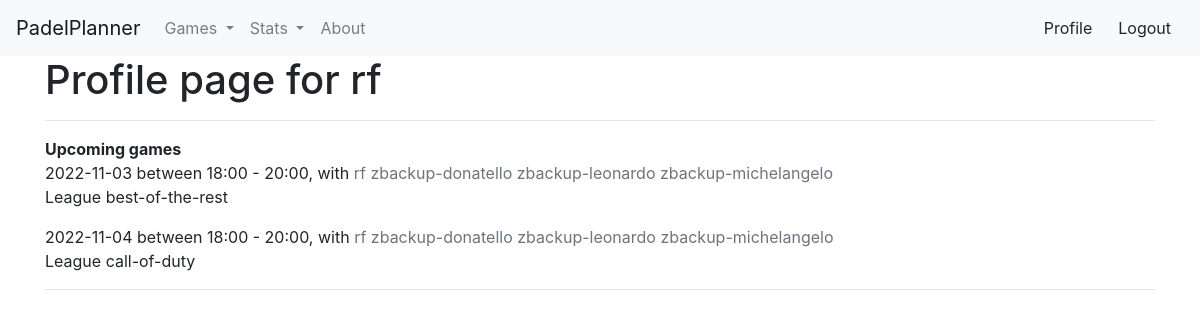
The page /profile/rf (signed in) on the database its author committed.
### models.py (models this page shows, shortened)
class User(UserMixin, db.Model):
    __tablename__ = "users"
    id = db.Column(db.Integer, primary_key=True)
    username = db.Column(db.String, unique=True, nullable=False)
    password_hash = db.Column(db.String(128))
    email = db.Column(db.String)
    created = db.Column(db.DateTime, default=datetime.utcnow)
    players = db.relationship("Player", backref="user")
    results = db.relationship("Result", backref="user")

class Player(db.Model):
    __tablename__ = "players"
    id = db.Column(db.Integer, primary_key=True)
    game_id = db.Column(db.Integer, db.ForeignKey(Game.id))
    player_id = db.Column(db.Integer, db.ForeignKey(User.id))

class Game(db.Model):
    __tablename__ = "games"
    id = db.Column(db.Integer, primary_key=True)
    date = db.Column(db.Date, nullable=False, index=True)
    start_time = db.Column(db.Time, nullable=False, index=True)
    end_time = db.Column(db.Time, nullable=False)
    arena_id = db.Column(db.Integer, db.ForeignKey(Arena.id), nullable=False)
    league_id = db.Column(db.Integer, db.ForeignKey(League.id), nullable=False)
    created = db.Column(db.DateTime, default=datetime.utcnow)
    players = db.relationship("Player", backref="game")
    results = db.relationship("Result", backref="game")

class League(db.Model):
    __tablename__ = "leagues"
    id = db.Column(db.Integer, primary_key=True)
    name = db.Column(db.String, unique=True, nullable=False)
    created = db.Column(db.DateTime, default=datetime.utcnow)
    games = db.relationship("Game", backref="league")

### application.py (the view)
@app.route("/profile/<username>")
@login_required
def profile(username):
    user = User.query.filter_by(username=username).first_or_404()
    user_leagues = None
    upcoming_games = Player.query.filter(Player.player_id == user.id).all()
    return render_template(
        "profile.html",
        title="Profile",
        user=user,
        user_leagues=user_leagues,
        upcoming_games=upcoming_games,
    )

### application.py (called while the page is built)
@login_manager.user_loader
def load_user(id):
    return User.query.get(int(id))

### templates/profile.html (shortened to what this page needs)
{% extends 'layout.html' %}
{% block app_content %}
<h1>Profile page for {{ user.username }}</h1>
<hr>
<b>Upcoming games</b>
 {% for upcoming_game in upcoming_games %}
<p>
  {{ upcoming_game.game.date }} between {{ upcoming_game.game.start_time.strftime('%H:%M') }} - {{
  upcoming_game.game.end_time.strftime('%H:%M') }}, with
  {% for player in upcoming_game.game.players %}
   <a class="text-secondary" href="/profile/{{ player.user.username}}">{{ player.user.username }}</a>
  {% endfor %}
    <br>
  {% if upcoming_game.game.league.name != '--select league--' %}
  League {{ upcoming_game.game.league.name }}
  {% else %}
  No league
  {% endif %}
  {% endfor %}
</p>
  <hr>
  {% endblock %}

### templates/layout.html (shortened to what this page needs)
<!doctype html>
<html lang="en">
    <head>
        <link rel="stylesheet" href="https://cdn.jsdelivr.net/npm/bootstrap@4.0.0/dist/css/bootstrap.min.css"
>
    </head>
    <body>
        {% include 'navigation.html' %}
        {% block content %}
        <div class="container">
            {% block app_content %}
            {% endblock %}
        {% endblock %}
    </body>
</html>

### templates/navigation.html (shortened to what this page needs)
<nav class="navbar navbar-expand-lg navbar-light bg-light">
  <a class="navbar-brand" href="/">PadelPlanner</a>
  <div class="collapse navbar-collapse" id="navbarSupportedContent">
    <ul class="navbar-nav mr-auto">
      <li class="nav-item dropdown">
        <a class="nav-link dropdown-toggle" href="#" id="navbarDropdownMenuLink" data-toggle="dropdown"
          aria-haspopup="true" aria-expanded="false">
          Games
        </a>
      </li>
      <li class="nav-item dropdown">
        <a class="nav-link dropdown-toggle" href="#" id="navbarDropdownMenuLink" data-toggle="dropdown"
          aria-haspopup="true" aria-expanded="false">
          Stats
        </a>
      </li>
      <li class="nav-item">
        <a class="nav-link" href="{{ url_for('about') }}">About</a>
      </li>
    </ul>
    {% if current_user.is_anonymous %}
    <a class="btn btn-light" href="{{ url_for('login') }}" role="button">Login</a>
    {% else %}
    <a class="btn btn-light" href="{{ url_for('profile', username=current_user.username) }}" role="button">Profile</a>
    <a class="btn btn-light" href="{{ url_for('logout') }}" role="button">Logout</a>
    {% endif %}
  </div>
</nav>

### rows shown on the page
User: username "rf"
Player: game "2022-11-03", game.start_time "18:00", game.end_time "20:00", user.username "rf", game.league.name "best-of-the-rest"
Player: user.username "zbackup-donatello"
Player: user.username "zbackup-leonardo"
Player: user.username "zbackup-michelangelo"
Player: game "2022-11-04", game.start_time "18:00", game.end_time "20:00", user.username "rf", game.league.name "call-of-duty"
Player: user.username "zbackup-donatello"
Player: user.username "zbackup-leonardo"
Player: user.username "zbackup-michelangelo"
